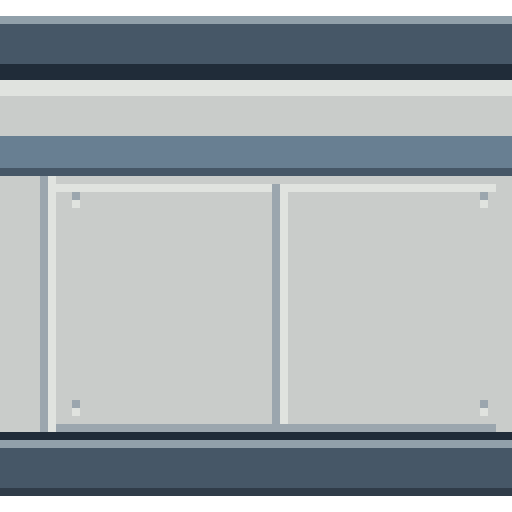
#> input picture Tools/ArtSources/SOLITUDE/RefinedNorthWalls/PNG/north_wall_plain_8x.png, 512 x 512 px, given in place of north_wall_plain_64.png, which was not available
$ python process_walls.py
#> lines starting #> are read from the running program, lines starting #| are printed output that depends on the picture; after the words box and inside, x2 and y2 are one past the last pixel; in counts of white or black regions, pixels touching at a corner belong together
from pathlib import Path
from PIL import Image
import numpy as np,json,shutil
r=Path(__file__).parent
old=r.parent/'RefinedSteelFloor32/Final'
colors=['202C39','303C49','465767','91A0AA','687F92','9BA6AE','C9CCCA','E0E3DF','CF9B43']
p=np.array([tuple(bytes.fromhex(h)) for h in colors],dtype=int)
ims=[];names=['plain','service','vent','rib','wide']
for n in names:
 path=r/f'PNG/north_wall_{n}_64.png'
 a=np.array(Image.open(path).convert('RGBA'));rgb=a[:,:,:3].astype(int)
#> further down, a is the input picture: shape (512, 512, 4); mean R, G, B, A 147.8, 155.5, 159.5, 239.1
#> after `rgb = a[:, :, :3].astype(int)`:
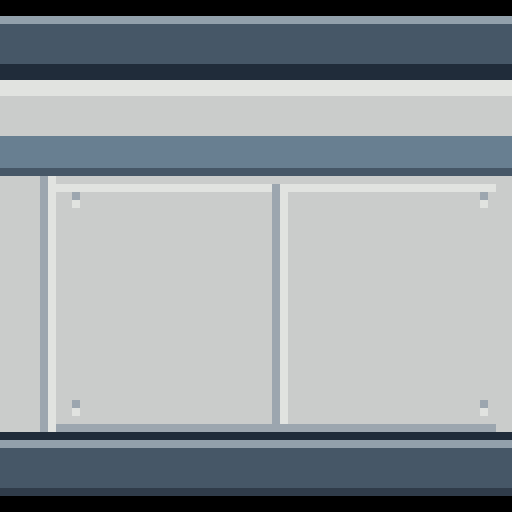
#> rgb: shape (512, 512, 3) int64; mean R, G, B 147.8, 155.5, 159.5
 a[:,:,:3]=p[((rgb[:,:,None,:]-p)**2).sum(3).argmin(2)]
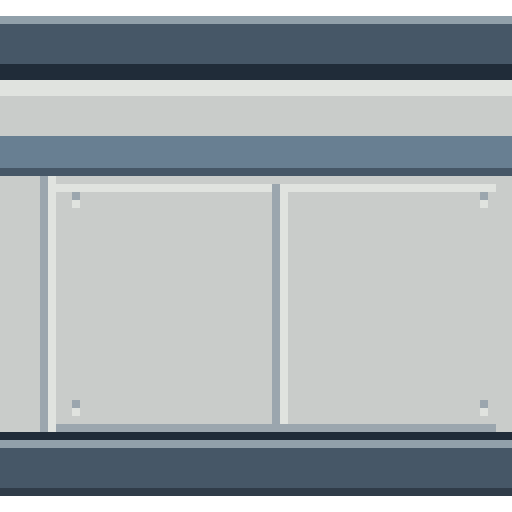
#> a: shape (512, 512, 4); 6.25% of pixels changed, all inside (x1, y1, x2, y2) = (0, 0, 512, 512); transparent parts drawn white
 assert set(np.unique(a[:,:,3]))=={0,255};a[a[:,:,3]==0]=0
 im=Image.fromarray(a);im.save(path);ims.append(im)
 im.resize((512,512),Image.Resampling.NEAREST).save(r/f'PNG/north_wall_{n}_8x.png')
 for y in range(2):
  for x in range(2):im.crop((x*32,y*32,(x+1)*32,(y+1)*32)).save(r/f'Tiles32/north_wall_{n}_{x}_{y}.png')
#> this loop made 2 passes
#> pass 1, `for x in range(2):im.crop((x*32,y*32,(x+1)*32,(y+1)*32)).save(r/f'Tile..`:
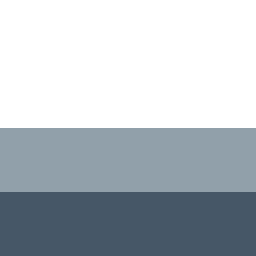
#> saved as north_wall_plain_0_0.png: PIL image 32x32 RGBA (shown 8 times larger); mean R, G, B, A 53.8, 61.8, 68.2, 127.5; transparent parts drawn white
#> pass 2, `for x in range(2):im.crop((x*32,y*32,(x+1)*32,(y+1)*32)).save(r/f'Tile..`:
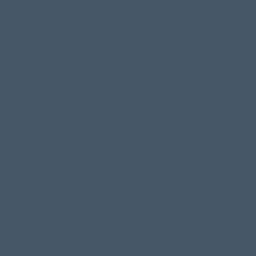
#> saved as north_wall_plain_0_1.png: PIL image 32x32 RGBA (shown 8 times larger); mean R, G, B, A 70, 87, 103, 255
#> pass 2 of the loop `for n in names:`:
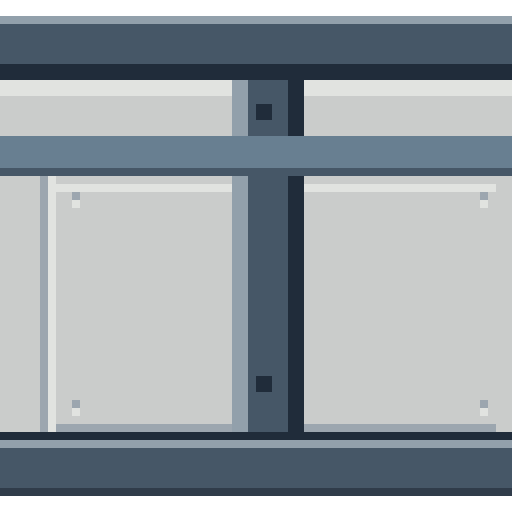
#> input picture Tools/ArtSources/SOLITUDE/RefinedNorthWalls/PNG/north_wall_rib_8x.png, 512 x 512 px, given in place of north_wall_service_64.png, which was not available
#> a is the input picture: shape (512, 512, 4); mean R, G, B, A 137.4, 146, 151.3, 239.1
#> `rgb = a[:, :, :3].astype(int)`:
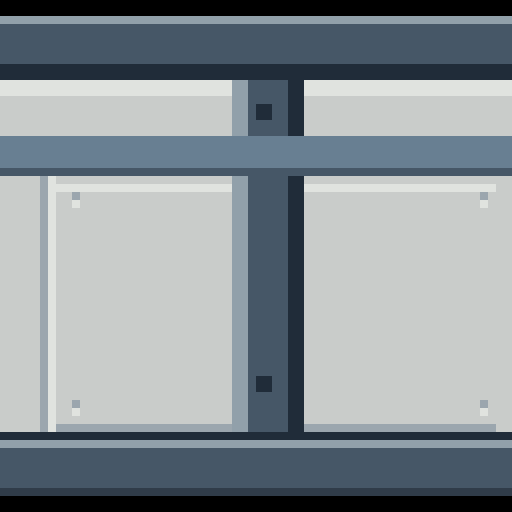
#> rgb: shape (512, 512, 3) int64; mean R, G, B 137.4, 146, 151.3
#> `a[:,:,:3]=p[((rgb[:,:,None,:]-p)**2).sum(3).argmin(2)]`:
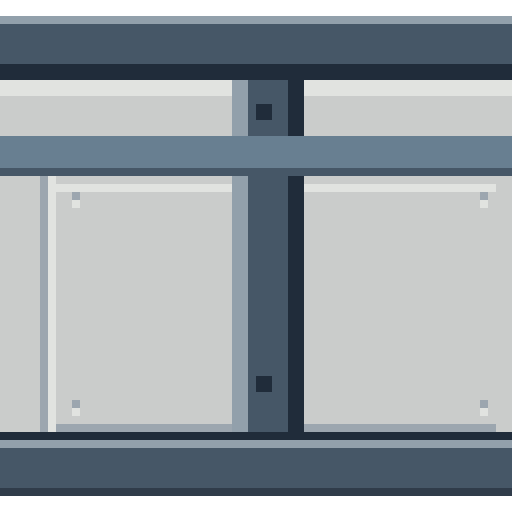
#> a: shape (512, 512, 4); 6.25% of pixels changed, all inside (x1, y1, x2, y2) = (0, 0, 512, 512); transparent parts drawn white
#> (the run stopped early here; a loop or call above may not have finished)
